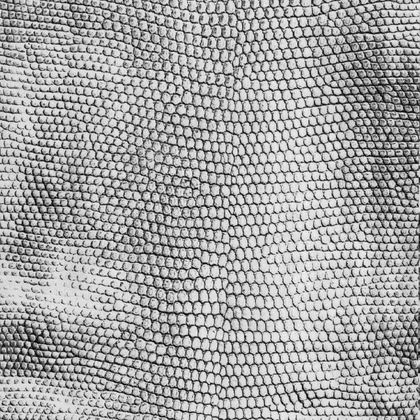
%> input picture D3.gif, 420 x 420 px, shrunk from 640 x 640 before the run
$ octave main.m   (GNU Octave 9; MATLAB toolbox functions it lacks are replaced by stand-ins)
%> lines starting %> are read from the running program, lines starting %| are printed output that depends on the picture
clearvars; clc; close all;
format compact;

% parameter
grayLevel = [4,8,16,32,80];
grayL = length(grayLevel);

% load image
im = imread('D3.gif');
%> im: size 420x420 uint8; min 0, max 246, mean 163.7
if size(im, 3) == 3
	im = rgb2gray(im);
    im = double(im);
else
    im = double(im);
%> im: size 420x420 double
end
im = im(1:160, 1:160);
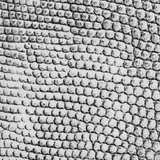
%> im: size 160x160 double; min 0, max 242, mean 163.4
[im_row, im_col] = size(im);
%> im_row = 160; im_col = 160

% 依序對不同的量化階層計算
Fv = zeros(grayL, 1);    % feature vector
for n = 1:grayL
    % 整張影像灰階量化
    imReg = floor(im/(256/grayLevel(n)));

    % 計算切塊個數和切塊影像的長寬
    part_row = floor(im_row / grayLevel(n));
    part_col = floor(im_col / grayLevel(n));

    % 逐塊計算階層差
    imPart = zeros(part_row, part_col);
    for x = 1:part_row:im_row
        for y = 1:part_col:im_col
            imPart = imReg(x:(x+part_row-1), y:(y+part_col-1));
            partMax = max(imPart(:));
            partMin = min(imPart(:));
            Fv(n) = Fv(n) + (partMax - partMin + 1);
        end
    end
end
%> this loop made 5 passes
%> pass 1, `imReg = floor(im/(256/grayLevel(n)));`:
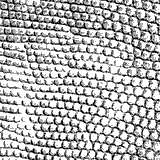
%> imReg: size 160x160 double; min 0, max 3, mean 2.1; drawn with min black and max white
%> pass 2, `imReg = floor(im/(256/grayLevel(n)));`:
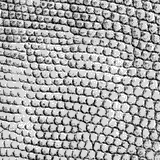
%> imReg: size 160x160 double; min 0, max 7, mean 4.59; drawn with min black and max white
%> after the loop, Fv = [64; 508; 3521; 22567; 148136]
% 顯示特徵向量
Fv
%> Fv = [64; 508; 3521; 22567; 148136]
